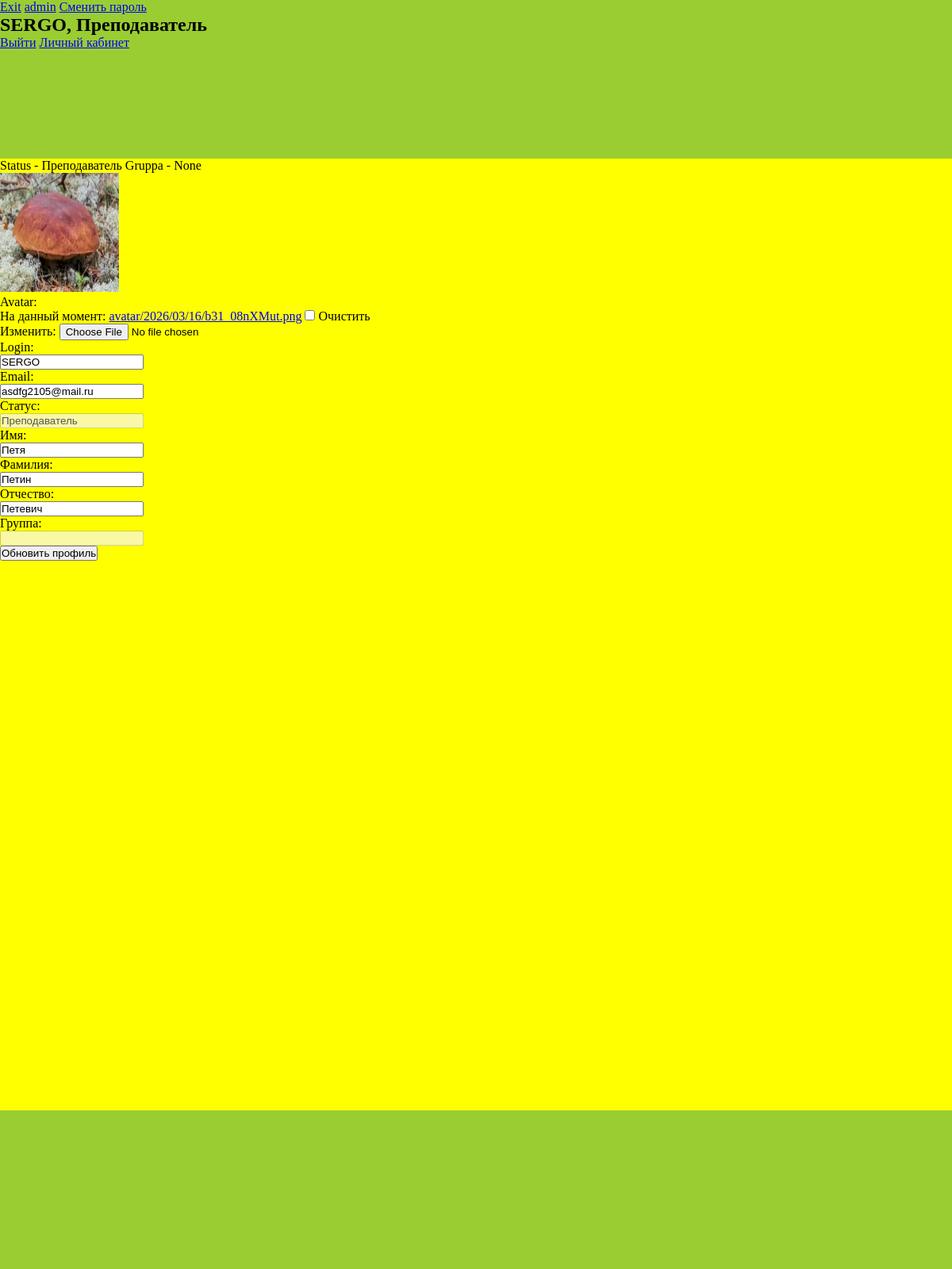
The app's page /profile/ (signed in), older data.
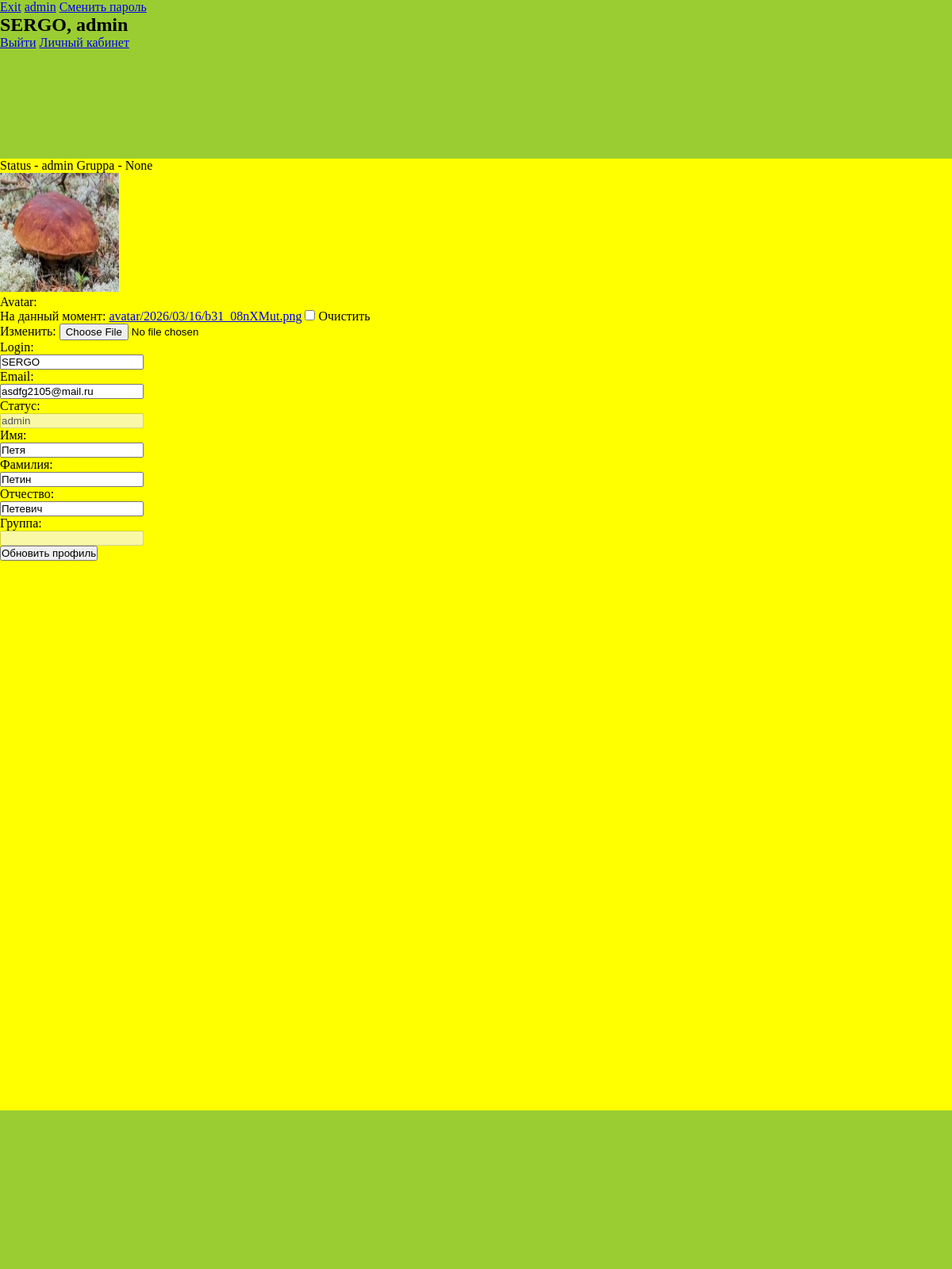
The same page, newer data.
### users/models.py (models this page shows, shortened)
class CustomUser(AbstractUser):
    image = models.ImageField(upload_to='avatar/%Y/%m/%d',
                blank=True, null=True, verbose_name='Avatar')
    status = models.CharField(max_length=150, choices = CHOICES, default = 'status', blank=True, null=True,
                verbose_name='Статус')
    middle_name = models.CharField(max_length=150, blank=True, null=True,
                verbose_name='Отчество')
    gruppa = models.CharField(max_length=150, blank=True, null=True,
                verbose_name='Группа')
    number = models.IntegerField(verbose_name="Личный номер", blank=True, null=True,)
    class Meta:
        verbose_name = "Пользователь"
        verbose_name_plural = "Пользователя"

### users/views.py (the view)
# urls.py: path('profile/', views.profile, name='profile'),
@login_required
def profile(request):
    user=request.user
    prof = CustomUser.objects.get(username=user.username)
    if request.method == 'POST':
        form = ProfileUserForm(request.POST, request.FILES, instance=user)
        if form.is_valid():# and form_image.is_valid():
            form.save()
    else:
        form = ProfileUserForm(instance=user)
    return render(request, "users/profile.html",{'form':form, 'prof':prof,})# 'form_image':form_image})

### users/forms.py
class ProfileUserForm(forms.ModelForm):
    username=forms.CharField(label="Login",widget=forms.TextInput(attrs={'class':'form-input'}))
    email=forms.CharField(required=False, label="Email",widget=forms.TextInput(attrs={'class':'form-input'}))
    status = forms.CharField(disabled=True, label="Статус",widget=forms.TextInput(attrs={'class':'form-input'}))
    middle_name = forms.CharField(label='Отчество')
    gruppa = forms.CharField(disabled=True, label='Группа')
    class Meta:
        model = get_user_model()
        fields=['image','username','email','status','first_name','last_name', 'middle_name', 'gruppa']#, 'status_user']
        labels={
            'first_name':'Имя',
            'last_name':'Фамилия',
            'middle_name':'Отчество',
        }
        widgets={
            'first_name':forms.TextInput(attrs={'class':'form-input'}),
            'last_name':forms.TextInput(attrs={'class':'form-input'}),
            'middle_name':forms.TextInput(attrs={'class':'form-input'}),
            'gruppa':forms.TextInput(attrs={'class':'form-input'}),
        }

### users/templates/users/profile.html (shortened to what this page needs)
{% extends "base.html" %}
{% block header %}
    <a href="{% url 'users:logout_user' %}">Exit</a>
    <a href="{% url 'admin:index' %}"target='_blank'>admin</a>
    <a href="{% url 'users:change_password' %}">Сменить пароль</a>
{% endblock %}
{% block sidebar %}
Status - {{request.user.status}}  Gruppa - {{request.user.gruppa}}
<form action=""method='post'enctype='multipart/form-data'>
    {% if request.user.image %}
        <img src="{{user.image.url}}" alt="avatar"width='150px'height='150px'>
    {% else %}
        <h2>Нет аватарки</h2>
    {% endif %}
    {%for f in form%}
        <p>{{f.label_tag}}</p>
        <p>{{f}}</p>
    {%endfor%}
    <button type='submit'>Обновить профиль</button>
</form>
{% endblock %}

### templates/base.html (shortened to what this page needs)
{%load static%}
<!DOCTYPE html>
<html lang="en">
<head>
    <link rel="stylesheet" href="{% static 'css/style.css' %}">
</head>
<body>
    <div class="header">
        {%block header%}
        {%endblock%}
        {%if not request.user.is_authenticated%}
            <a href="{% url 'users:login_user' %}">Войти</a>
            <a href="{% url 'users:logout_user' %}">Выйти</a>
        {%else%}
            <h2>{{request.user.username}}, {{request.user.status}}</h2>
            <a href="{% url 'users:logout_user' %}">Выйти</a>
            <a href="{% url 'users:profile' %}">Личный кабинет</a>
        {%endif%}
    </div>
    <div class="sidebar">
        {%block sidebar%}
        {%endblock%}
    </div>
    <div class="footer">
    </div>
</body>
</html>

### network_college/static/css/style.css (style rules this page uses)
* { margin: 0; padding: 0; }
.header { width: 100%; height: 200px; background-color: yellowgreen; }
.sidebar { width: 100%; height: 1200px; background-color: yellow; }
.footer { width: 100%; height: 200px; background-color: yellowgreen; }

Row changes from the older to the newer data that the page shows:
changed CustomUser "SERGO": user.status "Преподаватель" → "admin"; status "Преподаватель" → "admin"
